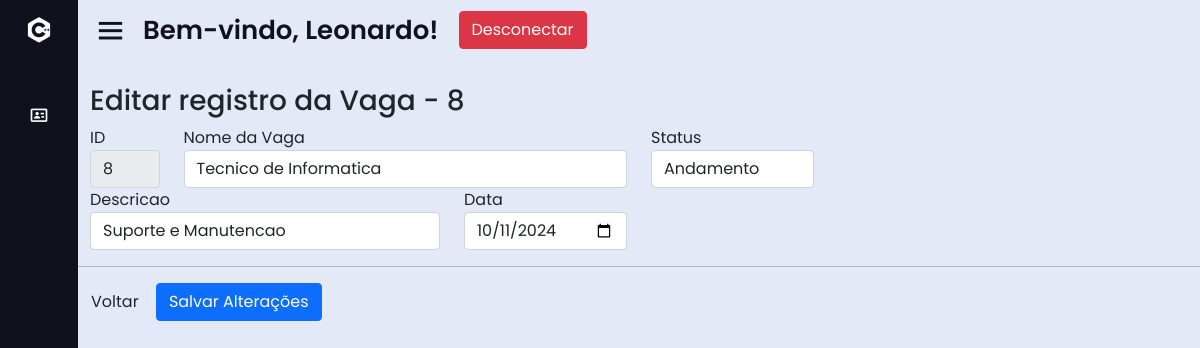
Screenshot of /dash.php?page=fedita_vaga&id=8 (signed in) with the database file from the repository.
### tables this page shows
CREATE TABLE IF NOT EXISTS `vaga` (
  `id` int(10) unsigned NOT NULL AUTO_INCREMENT,
  `nome` varchar(50) NOT NULL,
  `descricao` varchar(50) NOT NULL DEFAULT '',
  `data` date NOT NULL,
  `status_vaga` varchar(50) DEFAULT NULL,
  PRIMARY KEY (`id`) USING BTREE
);

### sis/vaga/fedita_vaga.php (the view, shortened to what this page needs)
<?php
	$id = (int) $_GET['id'];
	$sql = mysqli_query($con, "select * from vaga where id = '".$id."';");
	$row = mysqli_fetch_array($sql);
?>
<div id="main" class="container-fluid">
	<br><h3 class="page-header">Editar registro da Vaga - <?php echo $id;?></h3>
	<form action="?page=atualiza_vaga&id=<?php echo $row['id']; ?>" method="post">
	<div class="row">
		<div class="form-group col-md-1">
			<label for="id">ID</label>
			<input readonly type="text" class="form-control" name="id" value="<?php echo $row["id"]; ?>">
		</div>
		<div class="form-group col-md-5">
			<label for="nome">Nome da Vaga</label>
			<input type="text" class="form-control" name="nome" value="<?php echo $row["nome"]; ?>">
		</div>
		<div class="form-group col-md-2">
    		<label for="status_vaga">Status</label>
    		<select class="form-control" name="status_vaga">
        		<?php
        			if ($row["status_vaga"] == "Andamento") {
            			echo '<option selected="selected" value="Andamento">Andamento</option>';
        			} elseif ($row["status_vaga"] == "Pausada") {
            			echo '<option value="Andamento">Andamento</option>';
            			echo '<option selected="selected" value="Pausada">Pausada</option>';
            			echo '<option value="Cancelada">Cancelada</option>';
        			} else {
            			echo '<option value="Andamento">Andamento</option>';
            			echo '<option value="Pausada">Pausada</option>';
            			echo '<option selected="selected" value="Cancelada">Cancelada</option>';
        			}
        		?>
    		</select>
		</div>
	</div>
	<div class="row">
		<div class="form-group col-md-4">
			<label for="descricao">Descricao</label>
			<input type="text" class="form-control" name="descricao" value="<?php echo $row["descricao"]; ?>">
		</div>
		<div class="form-group col-md-2">
			<label for="data">Data</label>
			<input type="date" class="form-control" name="data" value="<?php echo $row["data"]; ?>">
		</div>
	</div>
</div>
	<hr/>
	<div id="actions" class="row">
	 <div class="col-md-12">
		<a href="?page=lista_vaga" class="btn btn-default">Voltar</a>
		<button type="submit" class="btn btn-primary">Salvar Alterações</button>
	 </div>
	</div>

### css/style.css (style rules this page uses)
* { margin: 0; padding: 0; box-sizing: border-box; font-family: 'Poppins', sans-serif; }

### rows the page displays
vaga: id "8", nome "Tecnico de Informatica", status_vaga "Andamento", descricao "Suporte e Manutencao", data "10/11/2024"

### other values shown
$_SESSION['UsuarioNome'] "Leonardo"
$id "8"
